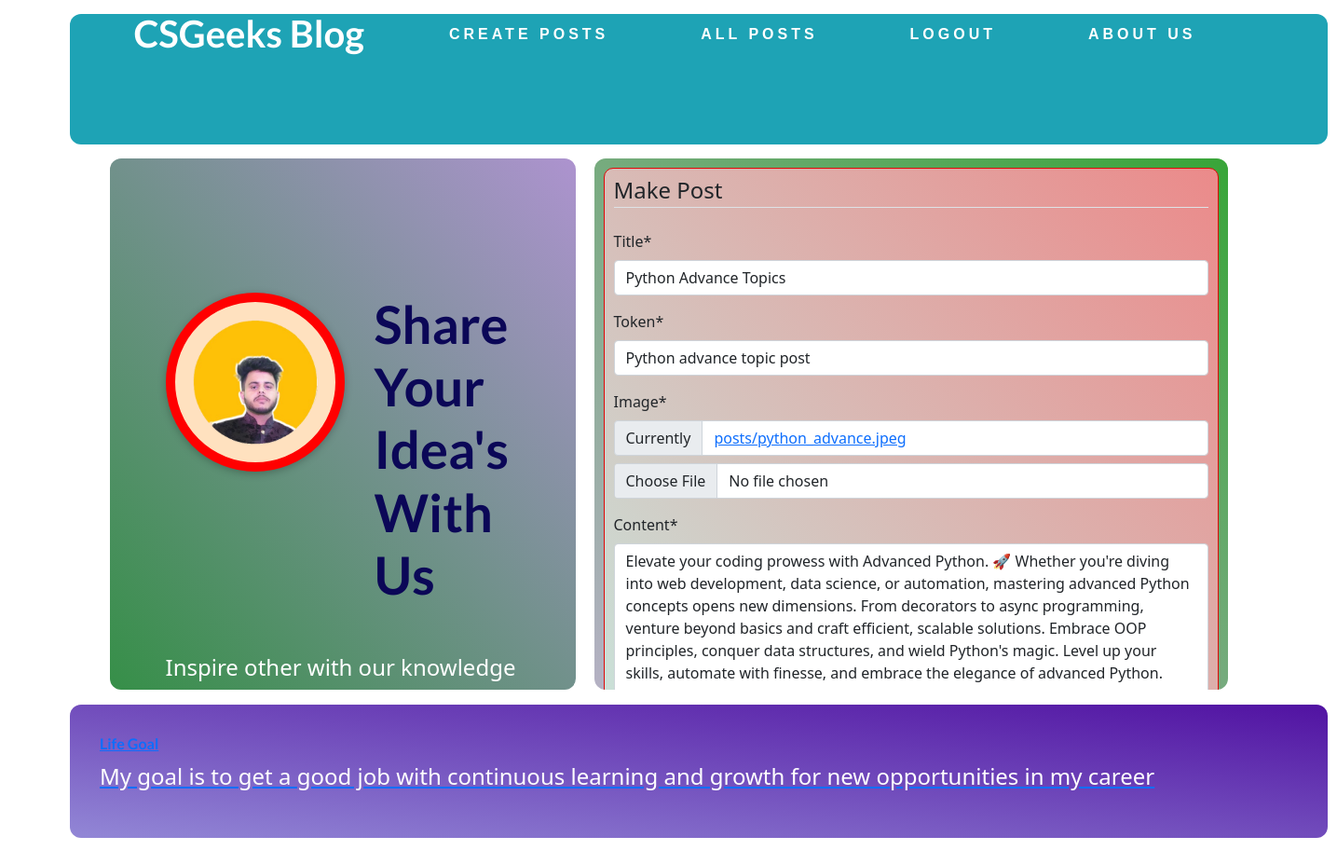
/posts/python_advance_1234/update (signed in), run on the app's committed database.
### my_blog/models.py (models this page shows)
class Post(models.Model):
    title= models.CharField(max_length=150)
    token= models.CharField(max_length=50)
    image=models.ImageField(upload_to="posts",null=True)
    date=models.DateField(auto_now=True)
    slug=models.SlugField(unique=True)
    content=models.TextField(validators=[MinLengthValidator(10)])
    author=models.ForeignKey(User,on_delete=models.CASCADE, null=True)

### my_blog/views.py (the view, shortened to what this page needs)
# urls.py: path("posts/<slug:slug>/update",views.PostUpdateView.as_view(),name="update_post_page"),
class PostUpdateView(LoginRequiredMixin, UpdateView, UserPassesTestMixin):
    template_name = "my_blog/create_post.html"
    model = Post
    fields = ['title', 'token', 'image', 'content']
    success_url = reverse_lazy('posts_page')

### my_blog/templates/my_blog/create_post.html (shortened to what this page needs)
{% extends "base.html" %}
{% load static %}
{% load crispy_forms_filters %}
{% load crispy_forms_tags %}
{% block css_files %}
  <link rel="stylesheet" href="{% static "my_blog/index.css" %}" />
  <link rel="stylesheet" href="{% static "my_blog/overflow.css" %}" />
  <link href="https://cdn.jsdelivr.net/npm/bootstrap@5.0.2/dist/css/bootstrap.min.css" rel="stylesheet">
{% endblock %}
{% block content %}
<div class="wrap">
    <div class="content">
        <div class="content-section">
            <form action="" method="post" enctype="multipart/form-data">
                <fieldset class="form-group">
                    <legend class="border-bottom mb-4">Make Post</legend>
                    {{form|crispy}}
                </fieldset>
            </form>
            <div class="border-top pt-3">
                <small class="text-muted">Want to Go Back? <a href="{% url "posts_page" %}"</a>Go Back</small>
            </div>
        </div>
    </div>
    <div class="sidebar">
        <section id="welcome">
            <header>
              <img src="{% static "my_blog/img/profile.png" %}"/>
              <h2>Share Your Idea's With Us</h2>
            </header>
            <p>Inspire other with our knowledge</p>
          </section>
    </div>
</div>
{% endblock %}

### my_blog/static/my_blog/index.css (style rules this page uses)
body { margin:0; padding:0; }
.wrap { width:120px; margin:0 auto; }
.content { border-radius: 12px; width:680px; height:570px; background: linear-gradient(to right top, #b5b1c4, #38a538); float:right; }
.sidebar { border-radius: 12px; width:500px; height:570px; float:left; }
#welcome { background: linear-gradient(to right top, #368f48, #ad93cf); padding: 6rem 12%; border-radius: 12px; height: 570px; }
#welcome header { display: flex; align-items: flex-start; margin: 3rem auto; }
#welcome img { width: 12rem; height: 12rem; object-fit: cover; object-position: top; border: 10px solid rgb(255, 0, 0); border-radius: 100px; background-color: #ffe1bf; transform: rotateZ(0deg); box-shadow: 0 2px 8px rgba(0, 0, 0, 0.25); }
#welcome h2 { font-size: 3.5rem; margin: 0 0 0 2rem; color: #0b0757; width: 10rem; }
#welcome p { color: white; font-size: 1.5rem; }

### my_blog/static/my_blog/overflow.css (style rules this page uses)
.content { padding:10px; border-radius: 12px; width:680px; height:570px; background: linear-gradient(to right top, #b5b1c4, #38a538); float:right; overflow: scroll; }
.content { -ms-overflow-style: none; scrollbar-width: none; }

### static/my_blog/base.css (style rules this page uses)
body { margin:0; padding:0; }
.wrap { width:1200px; margin:0 auto; }
.content-section { background: linear-gradient(to right top, #c5ede3, #eb8a8a); border-radius: 20px; padding: 5px 10px; border: 1px solid #df0808; border-radius: 10px; margin-bottom: 10px; }
* { box-sizing: border-box; }
html { font-family: 'Open Sans', 'Lato', sans-serif; }
h1, h2, h3 { font-family: 'Lato', sans-serif; font-weight: bold; }

### data on the page
Post: title "Python Advance Topics", token "Python advance topic post", content "Elevate your coding prowess with Advanced Python. 🚀 Whether you're diving into web development, data science, or automation, mastering advanced Python concepts opens new dimensions. From decorators to async programming, venture beyond basics and craft efficient, scalable solutions. Embrace OOP principles, conquer data structures, and wield Python's magic. Level up your skills, automate with finesse, and embrace the elegance of advanced Python. Let's code smarter, not harder. Are you ready for the next Pythonic adventure?"
